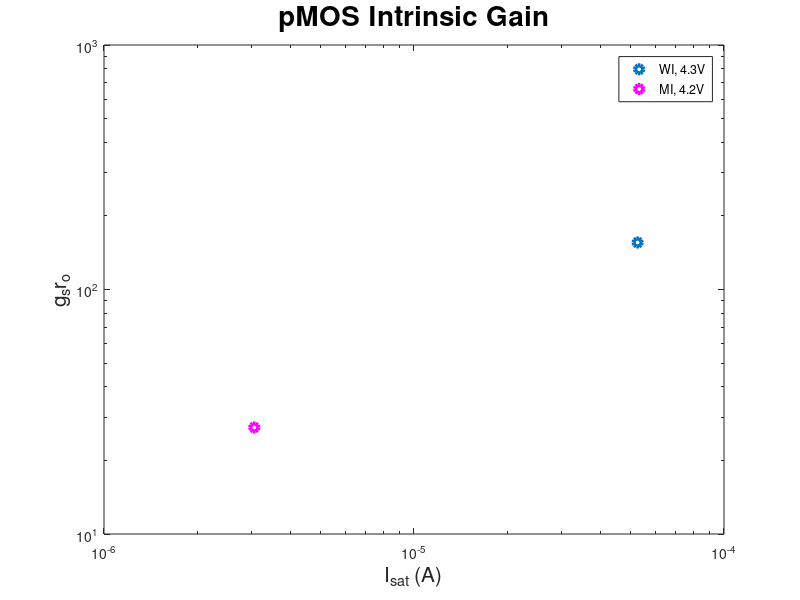

This chart was generated by the following MATLAB code:
IS = 1.9633e-06; 
UT = .025;
f = 15;
Isat700 = 5.264e-5;
Isat800 = 3.053e-6;
gr700 = (3.8491e5*(1 - exp(-sqrt(Isat700/IS)))).*sqrt(IS.*Isat700)/UT
gr800 = (3.90625e5*(1 - exp(-sqrt(Isat800/IS)))).*sqrt(IS.*Isat800)/UT
%gr5 = (1 - exp(-sqrt(Isat5/IS))).*sqrt(IS.*Isat5)/UT

loglog(Isat700, gr700, 'o', 'linewidth', 3)
hold on
loglog(Isat800, gr800, 'mo', 'linewidth', 3)
%loglog(Isat5, gr5, 'go', 'linewidth', 3)
ylabel('g_sr_o', 'fontsize', f)
xlabel('I_{sat} (A)', 'fontsize', f)
%axis([5e-8, 5e-3, 0, 5e-5])
legend('WI, 4.3V', 'MI, 4.2V')
title('pMOS Intrinsic Gain', 'fontsize', round(1.3*f))